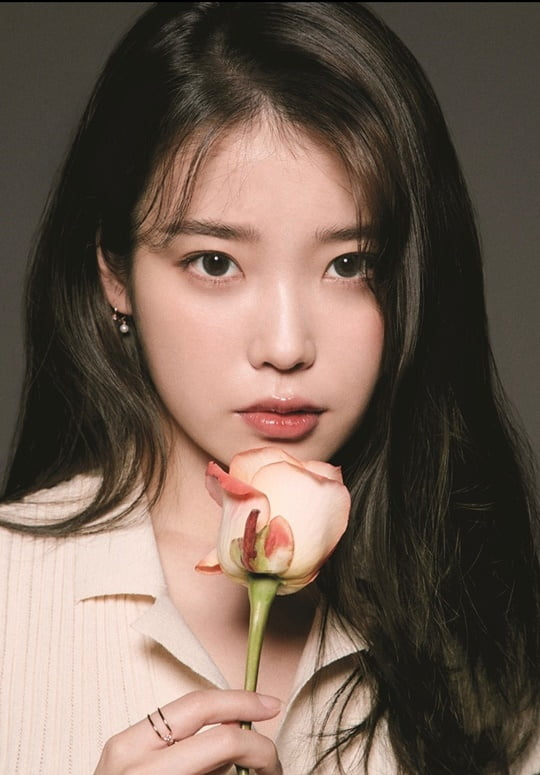
#> input picture ex_test/photo/iu1.jpg, 540 x 775 px
$ python -i live_streaming.py   (imports and definitions only)
#> lines starting #> are read from the running program, lines starting #| are printed output that depends on the picture; after the words box and inside, x2 and y2 are one past the last pixel; in counts of white or black regions, pixels touching at a corner belong together
#> further down, picture is the input picture: shape (775, 540, 3); mean B, G, R 84.4, 96.2, 114.1
import cv2
import numpy as np
from os import listdir
from os.path import isfile, join
##### 여기서부터는 Part2.py와 동일
data_path = 'faces/'
onlyfiles = [f for f in listdir(data_path) if isfile(join(data_path,f))]
Training_Data, Labels = [], []

# [10 lines not run here, left out]
Labels = np.asarray(Labels, dtype=np.int32)
model = cv2.face.LBPHFaceRecognizer_create()
# [2 lines not run here, left out]
#### 여기까지 Part2.py와 동일

#### 여긴 Part1.py와 거의 동일
face_classifier = cv2.CascadeClassifier(cv2.data.haarcascades +'haarcascade_frontalface_default.xml')

def face_detector(img, size = 0.5):
#> called with size = 0.5
    gray = cv2.cvtColor(img, cv2.COLOR_BGR2GRAY)
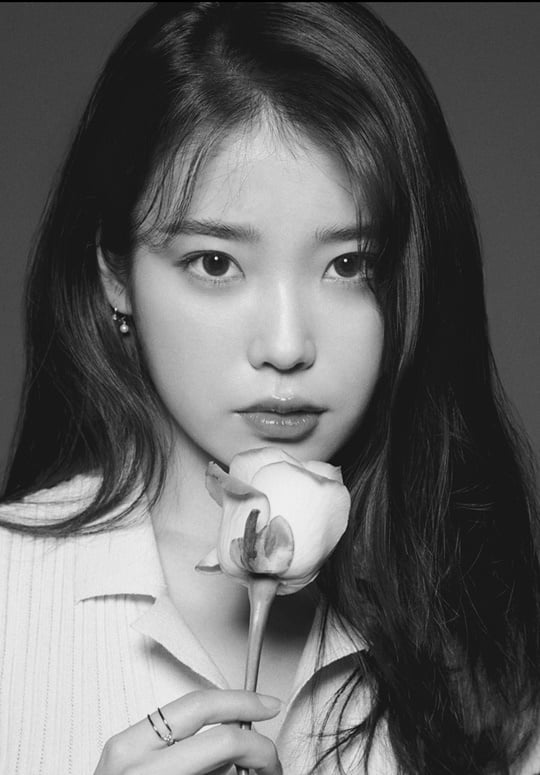
#> gray: shape (775, 540); min 0, max 254, mean 100.2
    faces = face_classifier.detectMultiScale(gray,1.3,5)
#> faces = [[111, 138, 323, 323]]
    if faces is():
        return img,[]
    for(x,y,w,h) in faces:
        cv2.rectangle(img, (x,y),(x+w,y+h),(0,255,255),2)
        roi = img[y:y+h, x:x+w]
        roi = cv2.resize(roi, (200,200))
#> this loop made 1 pass
#> pass 1, in face_detector, `roi = img[y:y+h, x:x+w]`:
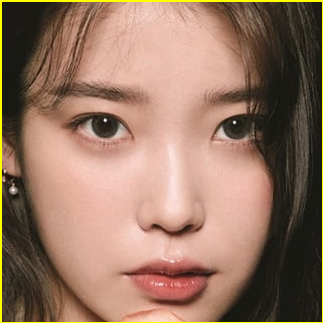
#> roi: shape (323, 323, 3); mean B, G, R 98.6, 117.4, 149.7
#> pass 1, in face_detector, `roi = cv2.resize(roi, (200,200))`:
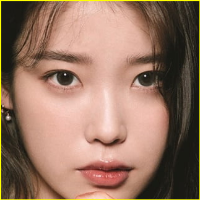
#> roi: shape (200, 200, 3); mean B, G, R 98.5, 117.1, 149.5
#> after the loop:
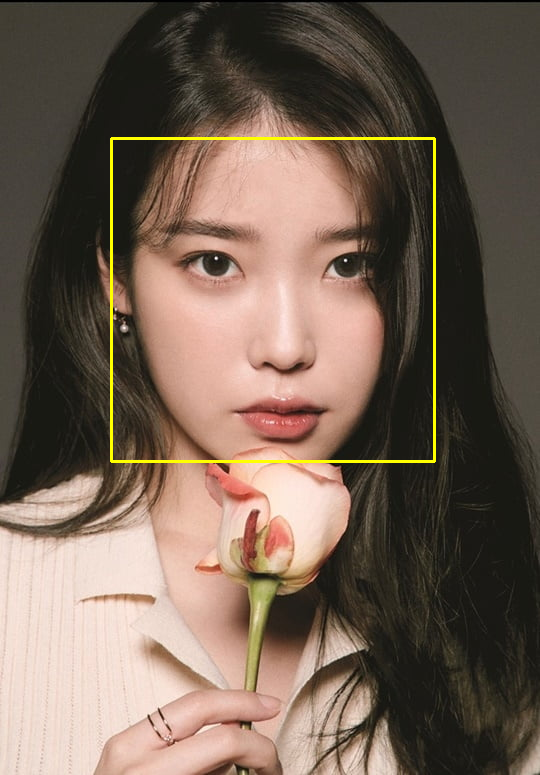
#> img: shape (775, 540, 3); 0.93% of pixels changed, all inside (x1, y1, x2, y2) = (110, 137, 436, 463)
    return img,roi   #검출된 좌표에 사각 박스 그리고(img), 검출된 부위를 잘라(roi) 전달
#### 여기까지 Part1.py와 거의 동일
#카메라 열기
# [40 lines not run here, left out]

>>> import cv2
>>> picture = cv2.imread('../photo/iu1.jpg')
>>> result = face_detector(picture)

$ run again, on ex_test/photo/iu2.jpg
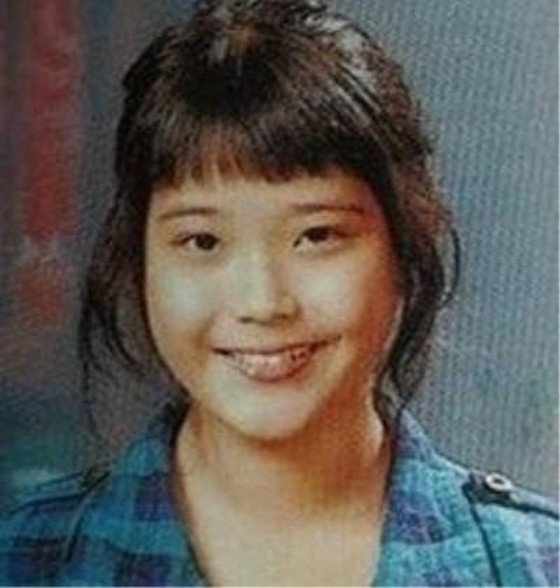
#> input picture ex_test/photo/iu2.jpg, 560 x 588 px
#> picture is the input picture: shape (588, 560, 3); mean B, G, R 86.3, 91.2, 94.1
#> in face_detector, `gray = cv2.cvtColor(img, cv2.COLOR_BGR2GRAY)`:
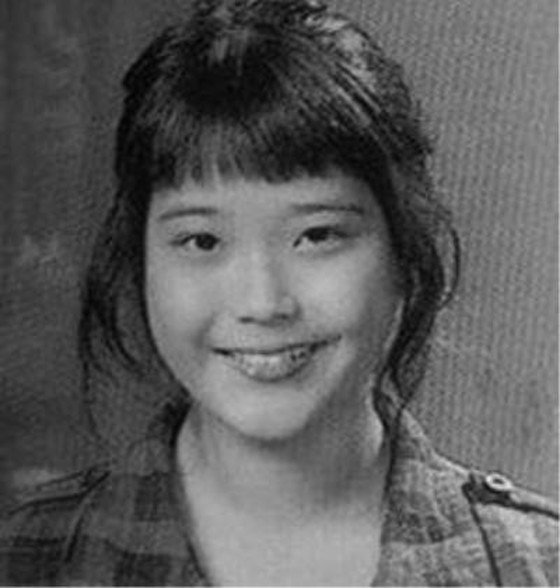
#> gray: shape (588, 560); min 0, max 231, mean 91.5
#> faces = [[108, 133, 290, 290]]
#> the loop in face_detector, `for(x,y,w,h) in faces:` made 1 pass
#> after the loop in face_detector, `for(x,y,w,h) in faces:`:
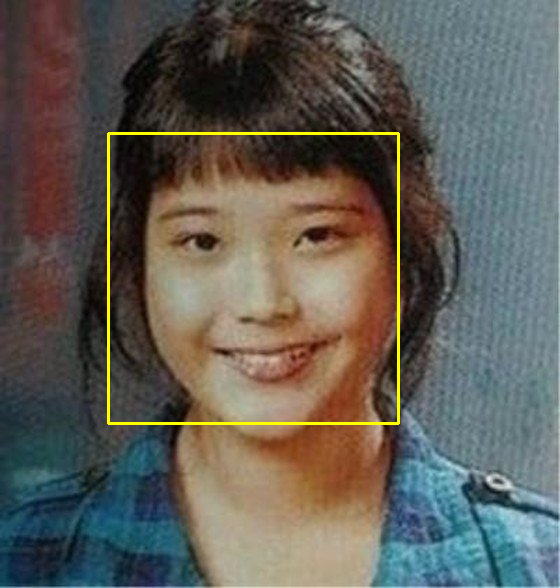
#> img: shape (588, 560, 3); 1.06% of pixels changed, all inside (x1, y1, x2, y2) = (107, 132, 400, 425)

$ run again, on ex_test/photo/jo1.jpg
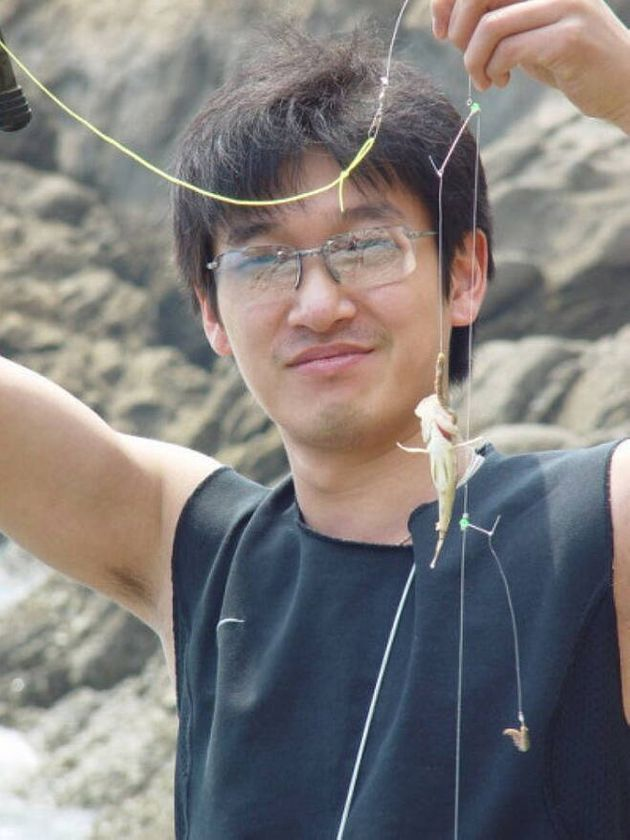
#> input picture ex_test/photo/jo1.jpg, 630 x 840 px
#> picture is the input picture: shape (840, 630, 3); mean B, G, R 123, 124.3, 128.1
#> in face_detector, `gray = cv2.cvtColor(img, cv2.COLOR_BGR2GRAY)`:
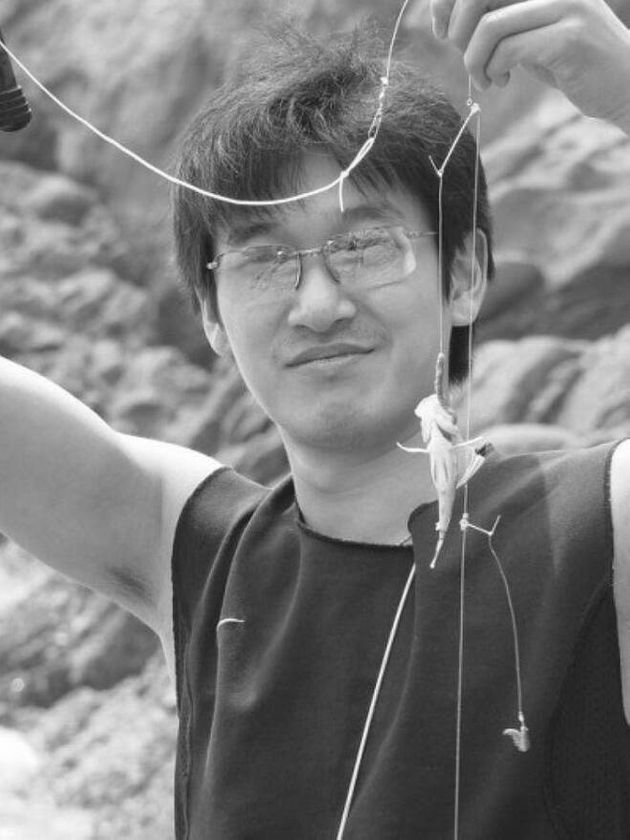
#> gray: shape (840, 630); min 18, max 255, mean 125.3
#> faces = [[177, 137, 293, 293]]
#> the loop in face_detector, `for(x,y,w,h) in faces:` made 1 pass
#> after the loop in face_detector, `for(x,y,w,h) in faces:`:
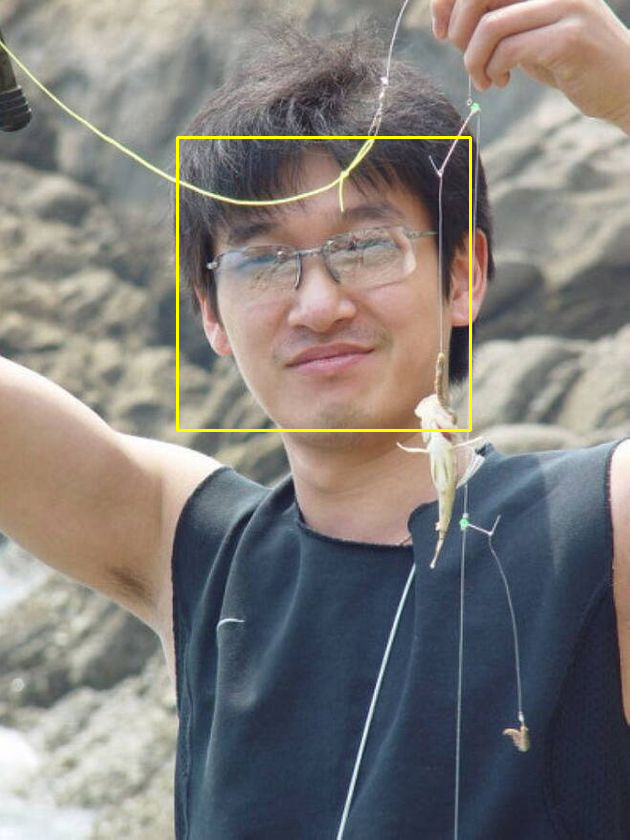
#> img: shape (840, 630, 3); 0.66% of pixels changed, all inside (x1, y1, x2, y2) = (176, 136, 472, 432)

$ run again, on ex_test/photo/jo2.jpg
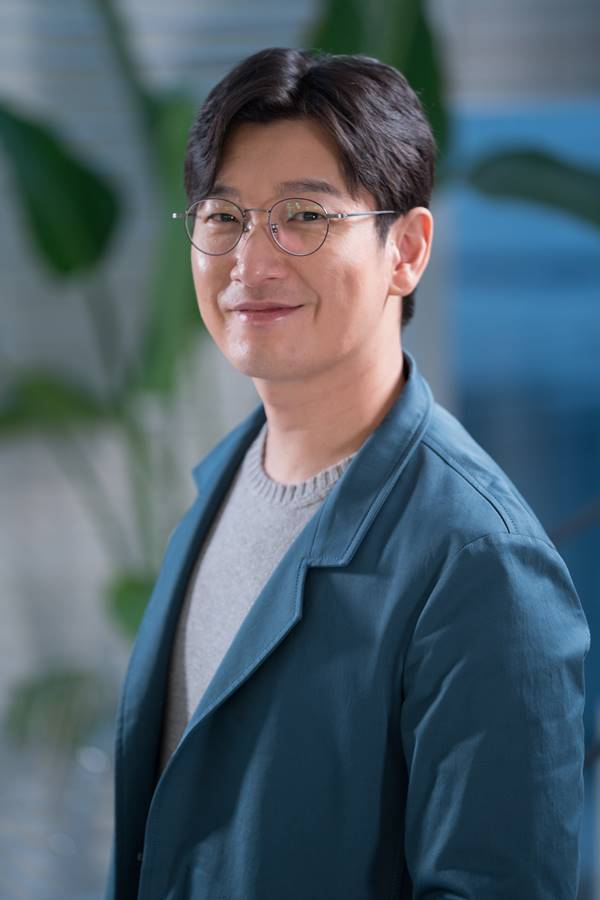
#> input picture ex_test/photo/jo2.jpg, 600 x 900 px
#> picture is the input picture: shape (900, 600, 3); mean B, G, R 107.3, 96.2, 78.9
#> in face_detector, `gray = cv2.cvtColor(img, cv2.COLOR_BGR2GRAY)`:
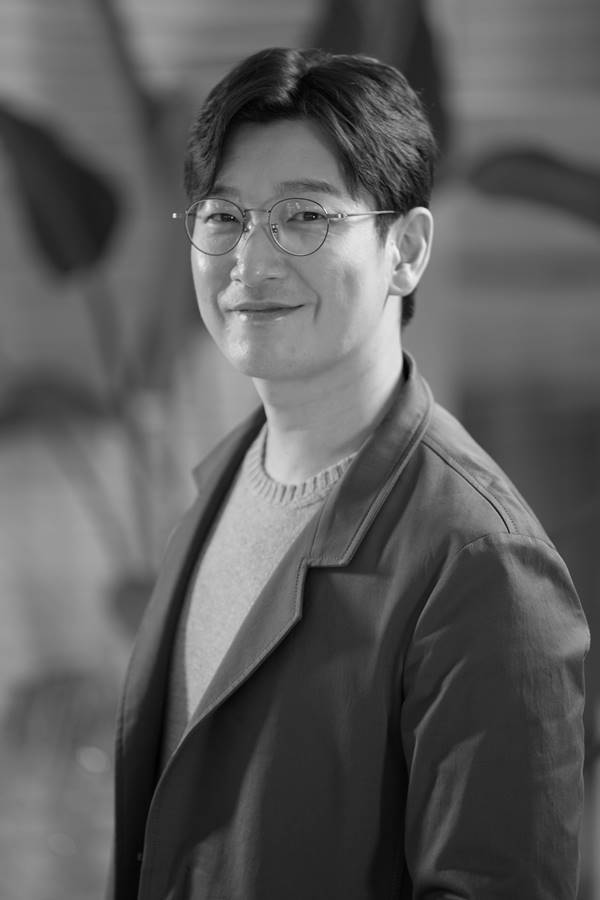
#> gray: shape (900, 600); min 0, max 251, mean 92.3
#> faces = [[146, 122, 243, 243]]
#> the loop in face_detector, `for(x,y,w,h) in faces:` made 1 pass
#> after the loop in face_detector, `for(x,y,w,h) in faces:`:
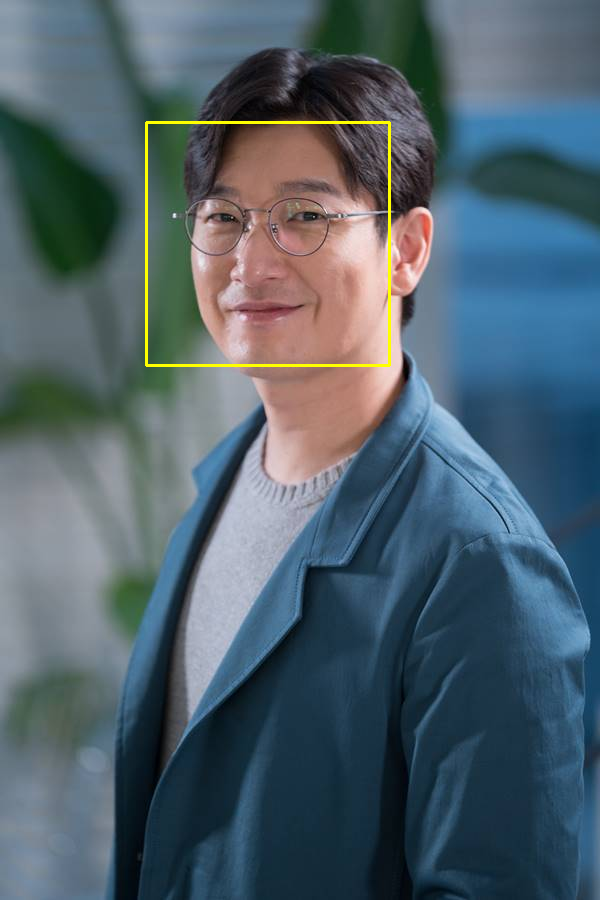
#> img: shape (900, 600, 3); 0.54% of pixels changed, all inside (x1, y1, x2, y2) = (145, 121, 391, 367)
